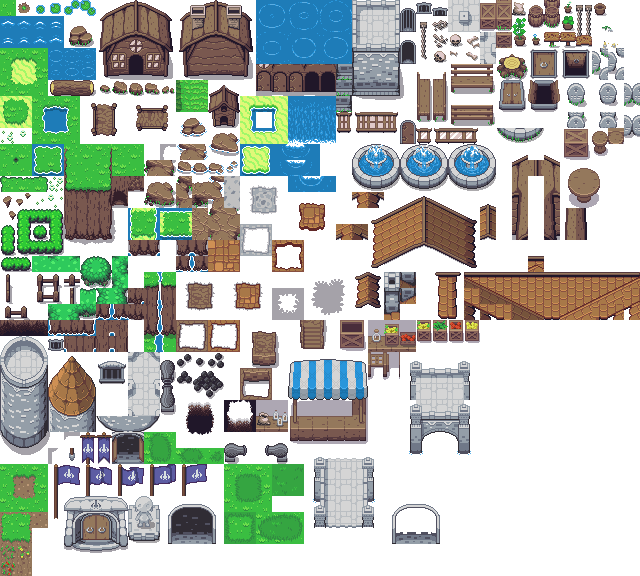
#> input picture assets/zelda-like/Overworld.png, 640 x 576 px, found by its file name
$ python objects_assets.py ../../assets/zelda-like/Overworld.png ../../assets/zelda-like/log.png
#> lines starting #> are read from the running program, lines starting #| are printed output that depends on the picture
"""Builds graphics/log.bmp for the objects, files, states and cutscene snippets, from the Zelda-like pack.

Frames 0-3: the log walking, facing right. Frames 4-7: asleep, with its Zs.
Frame 8: awake, sitting. The objects and files snippets were built before frame 8 existed, and don't use it.
The shadow is semi-transparent, so it's blended onto the most common grass color.

Usage: python3 objects_assets.py <assets/zelda-like folder> <snippet folder>
"""
import sys

from PIL import Image

TRANSPARENT = (255, 0, 255)  # palette index 0: any color the art doesn't use

assets, snippet = sys.argv[1:]


def save_indexed(img, path):
    pixels = list(img.getdata())
    colors = [TRANSPARENT] + sorted(set(pixels) - {TRANSPARENT})
    assert len(colors) <= 16, f'{path}: {len(colors)} colors, too many for 4bpp'
    colors += [(0, 0, 0)] * (16 - len(colors))
    out = Image.new('P', img.size)
    out.putdata([colors.index(p) for p in pixels])
    out.putpalette([c for color in colors for c in color])
    out.save(path)


overworld = Image.open(f'{assets}/Overworld.png').convert('RGB')
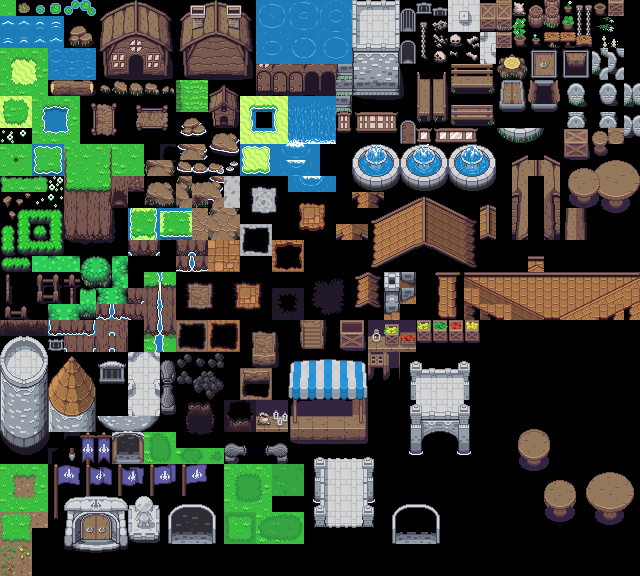
#> overworld: PIL image 640x576 RGB; mean R, G, B 59.9, 67.8, 59.2
grass = list(overworld.crop((0, 0, 16, 16)).getdata())
#> grass = 256 items, first 6: (58, 190, 65), (58, 190, 65), (58, 190, 65), (58, 190, 65), (58, 190, 65), (58, 190, 65)
grass_color = max(set(grass), key=grass.count)
#> grass_color = (58, 190, 65)

log = Image.open(f'{assets}/log.png').convert('RGBA')
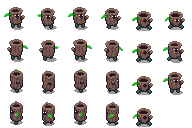
#> input picture assets/zelda-like/log.png, 192 x 128 px, found by its file name
#> log is the input picture: PIL image 192x128 RGBA; mean R, G, B, A 24.2, 20.9, 18.8, 62.8
walk = [(column * 32, 0) for column in range(4)]
sleep = [(128, row * 32) for row in range(4)]
awake = [(160, 0)]
frames = walk + sleep + awake
sheet = Image.new('RGB', (32 * len(frames), 32), TRANSPARENT)
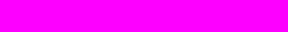
#> sheet: PIL image 288x32 RGB; mean R, G, B 255, 0, 255
for i, (left, top) in enumerate(frames):
    frame = log.crop((left, top, left + 32, top + 32))
    for index, (r, g, b, a) in enumerate(frame.getdata()):
        if a == 0:
            continue
        color = tuple(round((c * a + k * (255 - a)) / 255) for c, k in zip((r, g, b), grass_color))
        sheet.putpixel((i * 32 + index % 32, index // 32), color)
#> this loop made 9 passes
#> pass 1, `frame = log.crop((left, top, left + 32, top + 32))`:
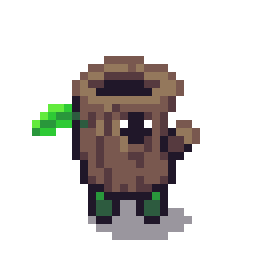
#> frame: PIL image 32x32 RGBA (shown 8 times larger); mean R, G, B, A 23.8, 20.7, 18.5, 68.2; transparent parts drawn white
#> pass 2, `frame = log.crop((left, top, left + 32, top + 32))`:
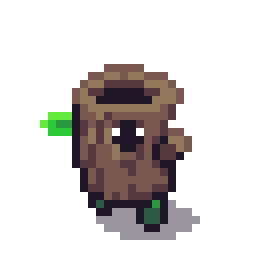
#> frame: PIL image 32x32 RGBA (shown 8 times larger); mean R, G, B, A 22.8, 18.8, 17.4, 63.9; transparent parts drawn white
#> after the loop:
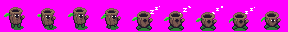
#> sheet: PIL image 288x32 RGB; mean R, G, B 208.5, 23.8, 203.7
save_indexed(sheet, f'{snippet}/graphics/log.bmp')
#> in save_indexed, `pixels = list(img.getdata())`: pixels = 9216 items, first 6: (255, 0, 255), (255, 0, 255), (255, 0, 255), (255, 0, 255), (255, 0, 255), (255, 0, 255)
#> in save_indexed, `colors = [TRANSPARENT] + sorted(set(pixels) - {TRANSPARENT})`: colors = [(255, 0, 255), (32, 23, 41), (41, 151, 59), (45, 91, 63), (46, 115, 54), (46, 202, 53), (48, 123, 55), (86, 58, 63), (98, 235, 61), (121, 88, 79), (148, 120, 92), (255, 255, 255)]
#> in save_indexed, `colors += [(0, 0, 0)] * (16 - len(colors))`: colors = [(255, 0, 255), (32, 23, 41), (41, 151, 59), (45, 91, 63), (46, 115, 54), (46, 202, 53), (48, 123, 55), (86, 58, 63), (98, 235, 61), (121, 88, 79), (148, 120, 92), (255, 255, 255), (0, 0, 0), (0, 0, 0), (0, 0, 0), (0, 0, 0)]
#> in save_indexed, `out = Image.new('P', img.size)`: out: PIL image 288x32 P; every value is 0
